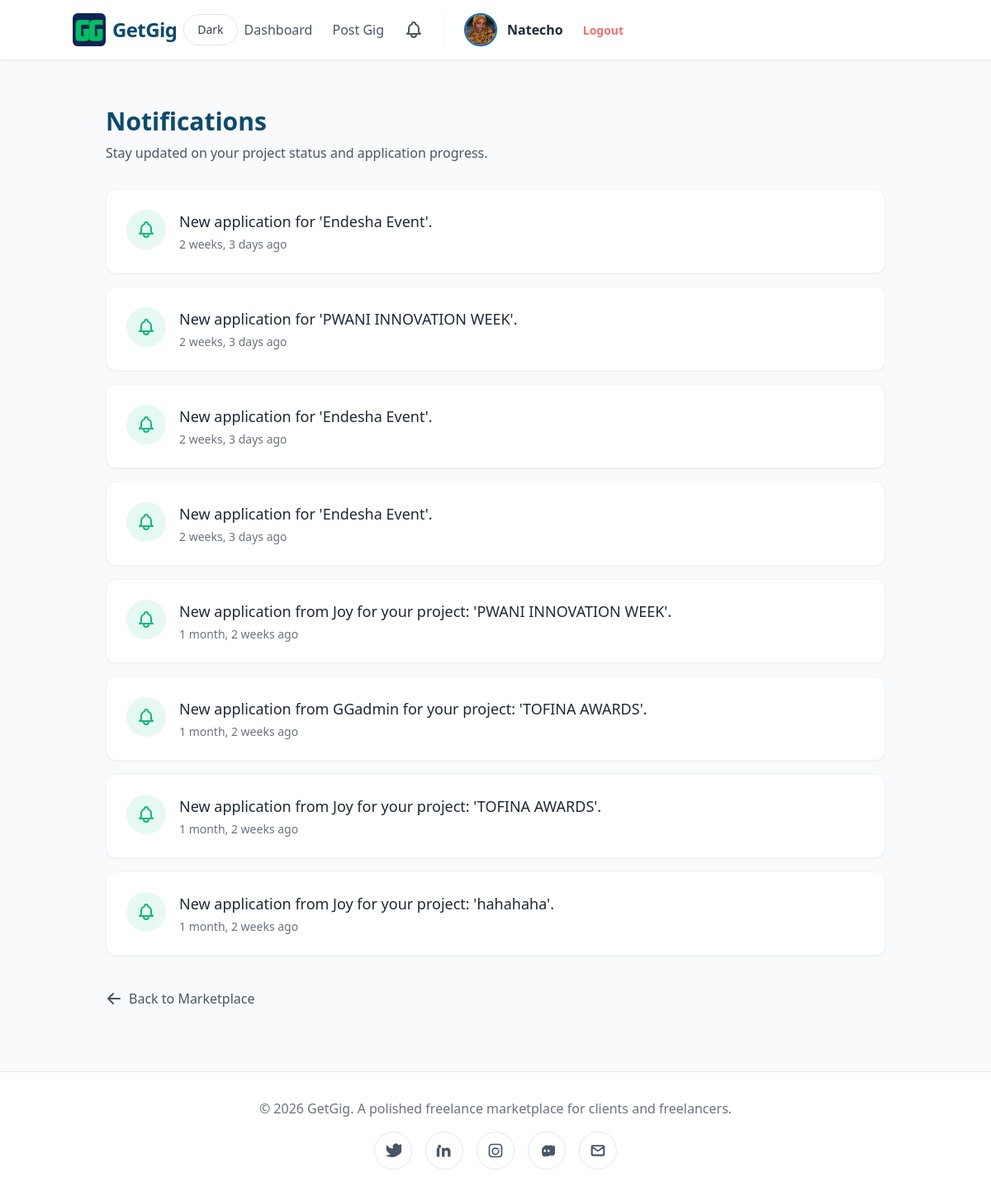
/users/notifications/ (signed in), run on an earlier commit of the app's database.
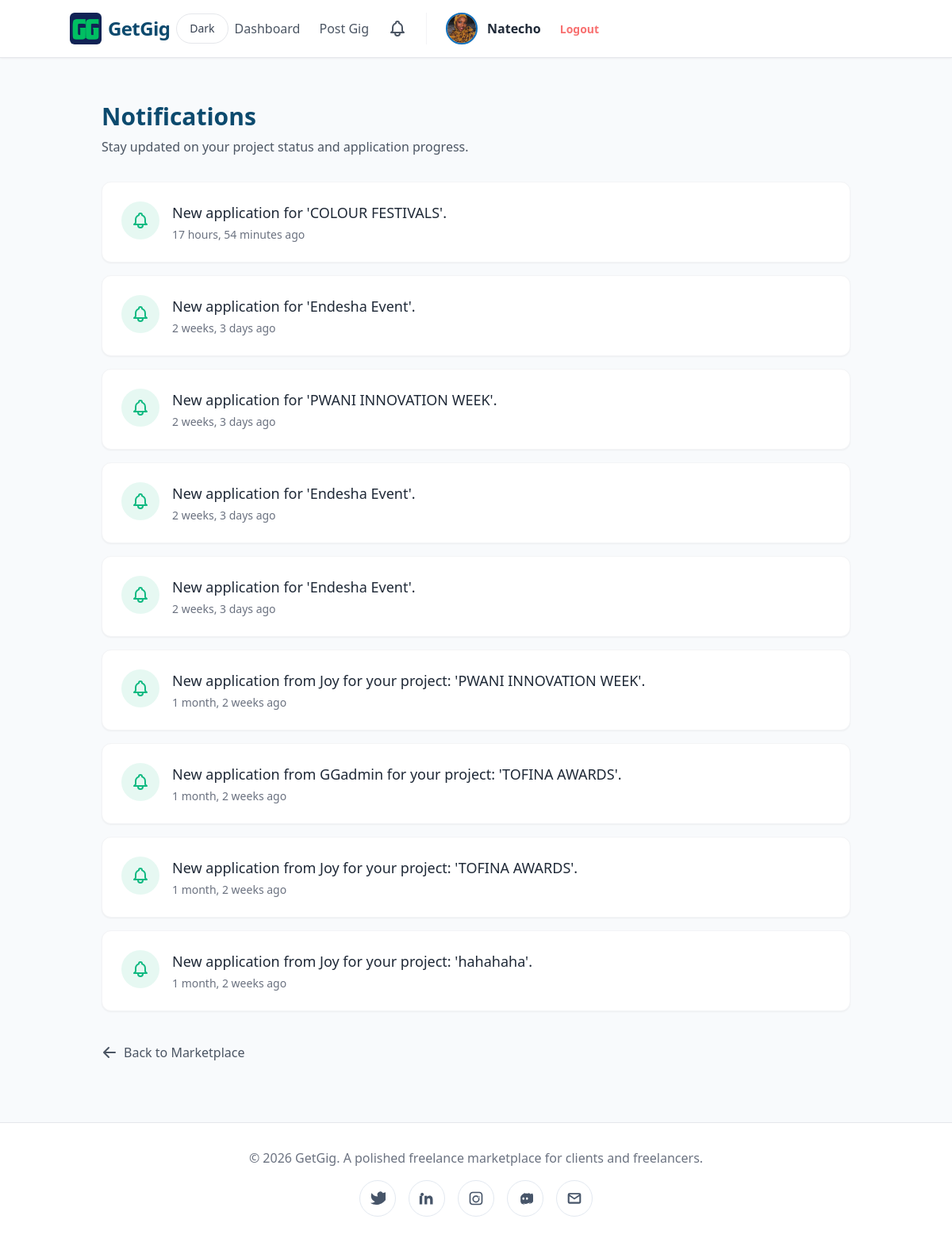
And on a later commit of the database.
### users/models.py (models this page shows)
class Notification(models.Model):
    user = models.ForeignKey(settings.AUTH_USER_MODEL, on_delete=models.CASCADE, related_name='notifications')
    message = models.TextField()
    is_read = models.BooleanField(default=False)
    created_at = models.DateTimeField(auto_now_add=True)
    class Meta:
        ordering = ['-created_at']

### users/views.py (the view)
# urls.py: path('notifications/', views.notifications_view, name='notifications'),
@login_required
def notifications_view(request):
    notifications = request.user.notifications.all()
    notifications.update(is_read=True)
    return render(request, 'users/notifications.html', {'notifications': notifications})

### templates/users/notifications.html (shortened to what this page needs)
{% extends 'base.html' %}
{% block content %}
<div class="max-w-5xl mx-auto mt-8 px-4">
    <div class="mb-8">
        <h1 class="text-3xl font-bold text-[#0c4a6e]">Notifications</h1>
        <p class="text-gray-600 dark:text-slate-400 mt-2">Stay updated on your project status and application progress.</p>
    </div>
    <div class="space-y-4">
        {% if notifications %}
            {% for notification in notifications %}
                <div class="bg-white dark:bg-slate-900 dark:border-slate-700 border border-gray-100 rounded-xl p-6 shadow-sm flex items-start justify-between transition hover:shadow-md">
                    <div class="flex items-start space-x-4">
                        <div class="bg-[#10b9811a] p-3 rounded-full">
                        </div>
                        <div>
                            <p class="text-gray-800 dark:text-slate-100 text-lg {% if not notification.is_read %}font-semibold{% else %}font-normal{% endif %}">
                                {{ notification.message }}
                            </p>
                            <p class="text-sm text-gray-500 dark:text-slate-400 mt-1">
                                {{ notification.created_at|timesince }} ago
                            </p>
                        </div>
                    </div>
                </div>
            {% endfor %}
        {% endif %}
    </div>
    <div class="mt-10 pb-12">
        <a href="{% url 'users:dashboard_redirect' %}" class="inline-flex items-center text-gray-600 dark:text-slate-300 hover:text-[#10b981] font-medium transition">
            <svg xmlns="http://www.w3.org/2000/svg" class="h-5 w-5 mr-2" viewBox="0 0 20 20" fill="currentColor">
                <path fill-rule="evenodd" d="M9.707 16.707a1 1 0 01-1.414 0l-6-6a1 1 0 010-1.414l6-6a1 1 0 011.414 1.414L5.414 9H17a1 1 0 110 2H5.414l4.293 4.293a1 1 0 010 1.414z" clip-rule="evenodd" />
            </svg>
            Back to Marketplace
        </a>
    </div>
</div>
{% endblock %}

What changed in the data, as far as the page shows it:
added Notification: message "New application for 'COLOUR FESTIVALS'.", created_at "17 hours, 54 minutes"
